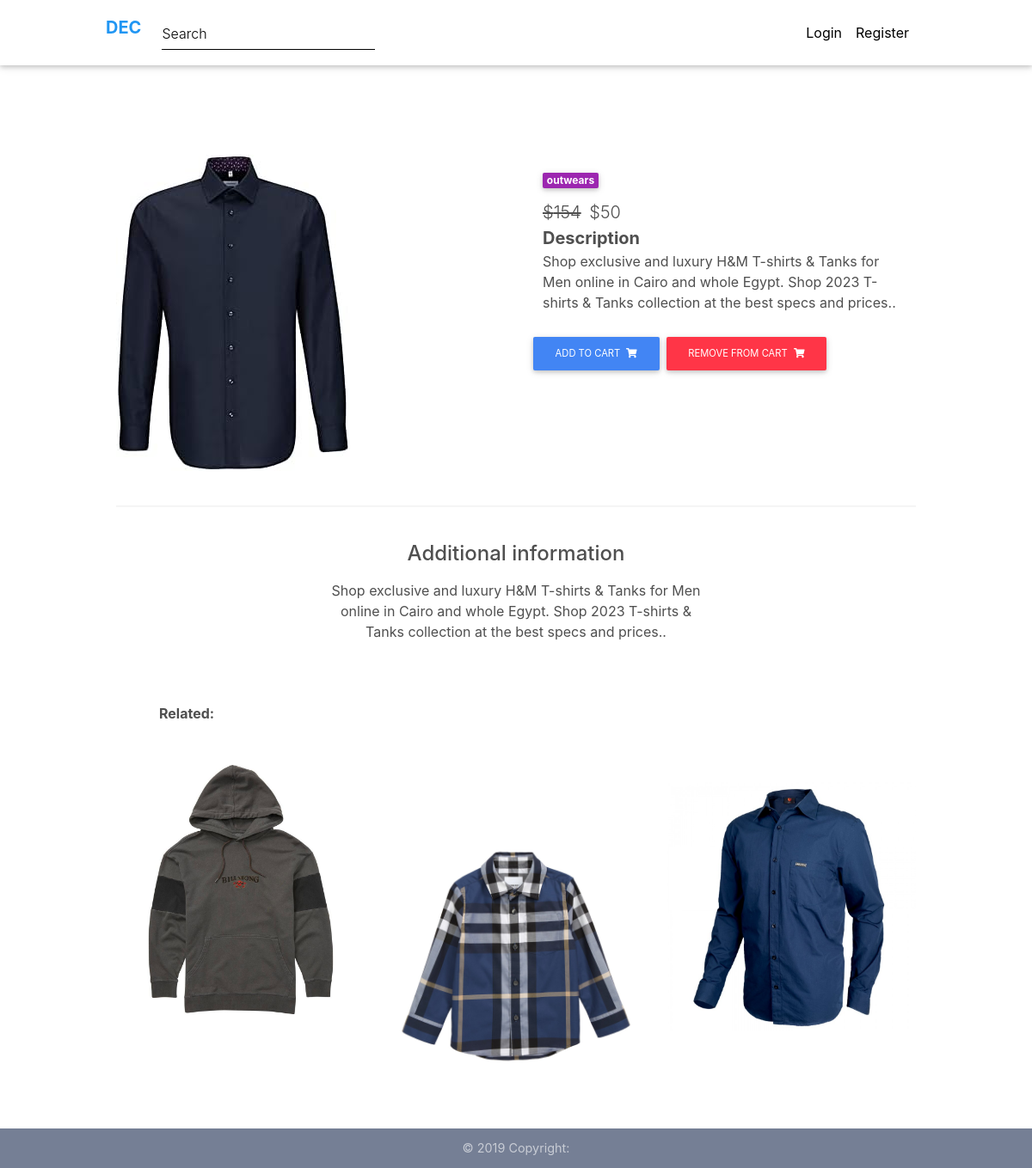
/1/, run on the app's committed database.
### store/models.py (models this page shows, shortened)
class Item(models.Model):
    title = models.CharField(max_length=200)
    description = models.TextField(null=True, blank=True)
    info = models.TextField(null=True, blank= True)
    price = models.IntegerField(default=0)
    discount_price = models.IntegerField(blank=True, null=True)
    image = models.ImageField(default="default.jpg", upload_to='item_pic')
    category = models.CharField(choices=CATEGORY, max_length=10)
    label = models.CharField(choices=LABEL, max_length=10, blank=True, null=True)
    image_2 = models.ImageField(default="default.jpg", null=True, blank=True, upload_to="item_pic")
    image_3 = models.ImageField(default="default.jpg", null=True, blank=True, upload_to="item_pic")
    image_4 = models.ImageField(default="default.jpg", null=True, blank=True, upload_to="item_pic")
    wish = models.ManyToManyField(User, blank=True, related_name="wish")
    objects = ItemManager()
    def get_add_to_cart_url(self):
        return reverse('store:add_to_cart', kwargs={'pk': self.pk})

### store/views.py (the view)
# urls.py: path('<int:pk>/', detail_view, name="detail"),
def detail_view(request, pk):
    user = request.user
    item = Item.objects.get(pk=pk)
    related = Item.objects.filter(category=item.category).exclude(pk=item.pk)[:3]
    related_items_count = related.count()
    if related_items_count < 3:
        additional_items_needed = 3 - related_items_count
        additional_items = Item.objects.exclude(
            Q(category=item.category) | Q(pk=item.pk)
        )[:additional_items_needed]
        related = list(related) + list(additional_items)
    post = ""
    if user.is_authenticated:
        posts = user.wish.all()
        post = item in posts
    context = {
        'item': item,
        'post': post,
        'related': related,
    }
    return render(request, "product-page.html", context)

### templates/product-page.html (shortened to what this page needs)
{% extends 'base.html' %}
{% load static %}
{% block content %}
  <main class="mt-5 pt-4">
    <div class="container dark-grey-text mt-5">
      <div class="row wow fadeIn">
        <div class="col-md-6 mb-4">
          <a href="{{ item.image.url }}">
            <img src="{{ item.image.url }}" class="img-fluid" alt="">
          </a>
        </div>
        <div class="col-md-6 mb-4">
          <div class="p-4">
            <div class="mb-3">
              {% if item.category == "shirt" %}
                <a href="{% url 'store:shirt' %}">
                  <span class="badge purple mr-1">{{ item.category }}</span>
                </a>
              {% elif item.category == "sport" %}
                <a href="{% url 'store:shirt' %}">
                  <span class="badge purple mr-1">{{ item.category }}</span>
                </a>
              {% elif item.category == "outwears" %}
                <a href="{% url 'store:shirt' %}">
                  <span class="badge purple mr-1">{{ item.category }}</span>
                </a>
              {% endif %}
            </div>
            {% if item.discount_price %}
              <p class="lead">
                <span class="mr-1">
                  <del>${{ item.price }}</del>
                </span>
                <span>${{ item.discount_price }}</span>
              </p>
            {% else %}
              <p class="lead">
                <span>${{ item.price }}</span>
              </p>
            {% endif %}
            <p class="lead font-weight-bold">Description</p>
            <p class="mb-5">{{ item.description }}</p>
            <div class="row">
              <a href="{{ item.get_add_to_cart_url }}">
                <button class="btn btn-primary btn-md my-0 p m-1" >Add to cart
                  <i class="fas fa-shopping-cart ml-1"></i>
                </button>
              </a>
              <a href="{% url 'store:remove_item' item.pk %}">
                <button class="btn btn-danger btn-md my-0 p m-1" >Remove from cart
                  <i class="fas fa-shopping-cart ml-1"></i>
                </button>
              </a>
            </div>
          </div>
        </div>
      </div>
      <hr>
      <div class="row d-flex justify-content-center wow fadeIn">
        <div class="col-md-6 text-center mb-5">
          <h4 class="my-4 h4">Additional information</h4>
          <p>{{ item.info }}</p>
        </div>
      </div>
      <h1 style="margin:50px; font-weight:bolder">Related:</h1>
      <div class="row">
        {% for instance in related %}
          <div class="col-lg-4 col-md-6 mb-5">
            <a href="{% url 'store:detail' instance.pk %}">
              <img src="{{ instance.image.url }}" class="img-fluid" alt="">
            </a>
          </div>
        {% endfor %}
  </main>
  {% include "footer.html" %}
{% endblock content %}

### data on the page
Item: image (picture), category "outwears", price "154", discount_price "50", description "Shop exclusive and luxury H&M T-shirts & Tanks for Men online in Cairo and whole Egypt. Shop 2023 T-shirts & Tanks collection at the best specs and prices..", info "Shop exclusive and luxury H&M T-shirts & Tanks for Men online in Cairo and whole Egypt. Shop 2023 T-shirts & Tanks collection at the best specs and prices.."
Item: image (picture)
Item: image (picture)
Item: image (picture)
